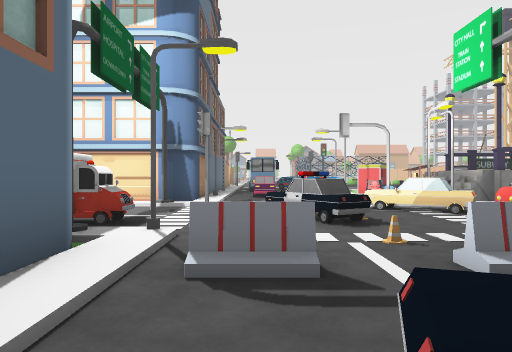
[1] (above)

24 first-person views from a walk through a 3-D level made in the Unity game engine. The camera is 1.5 m above the floor, looks level and sees 70° across. The floor is counted in squares, 2 m on a side. Each view is taken from the middle of a square. On the plan, view 1 faces up. The plan holds only what a view shows up to about 11 squares ahead; the rest is blank. The place goes on beyond the plan. Some surface patterns are stand-ins.

[2]
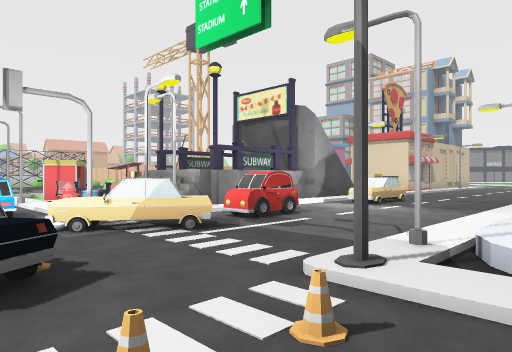

[3]
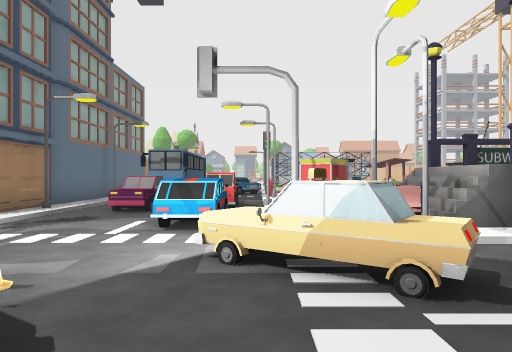

[4]
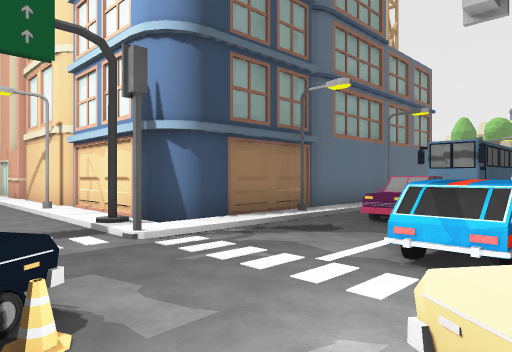

[5]
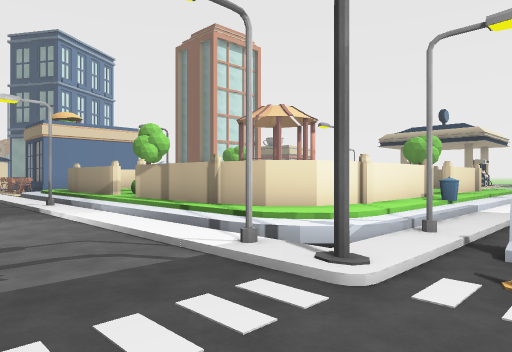

[6]
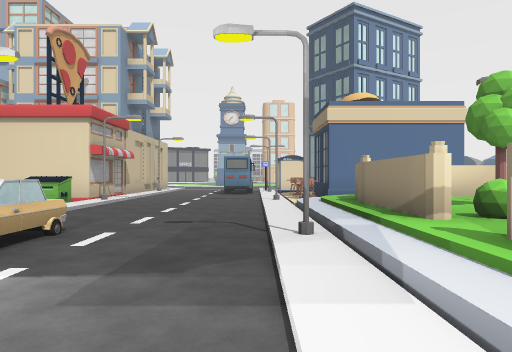

[7]
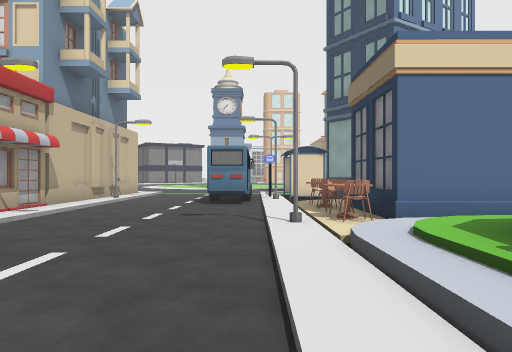

[8]
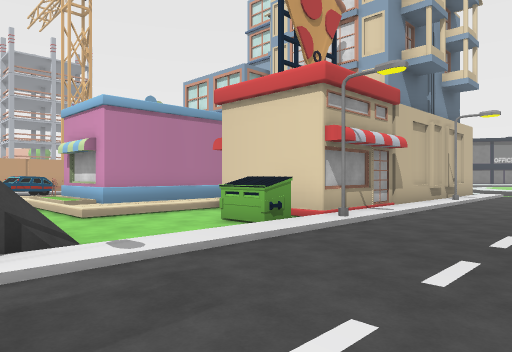

[9]
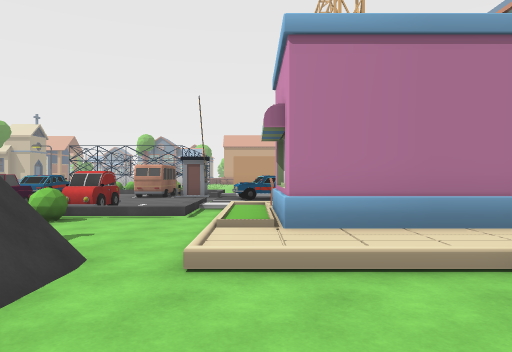

[10]
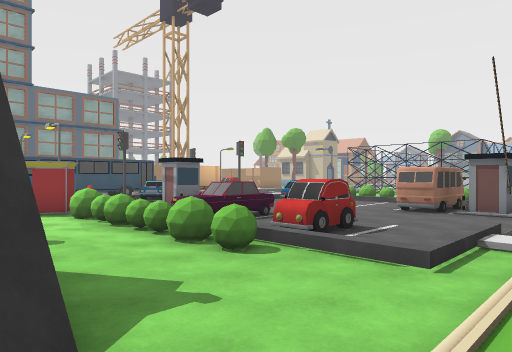

[11]
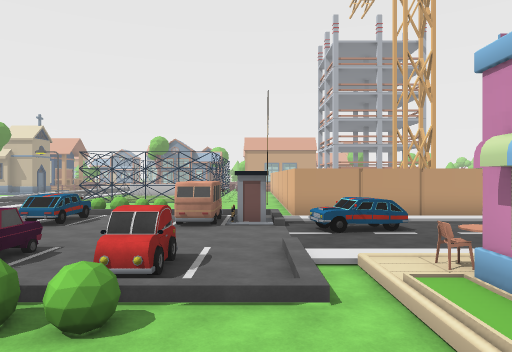

[12]
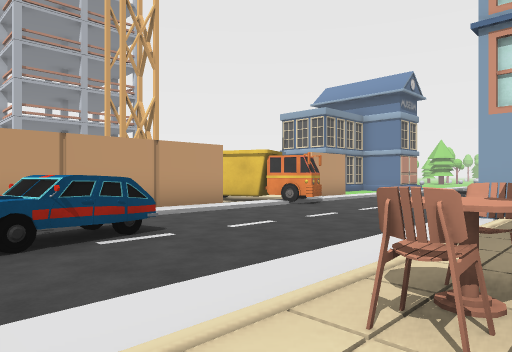

[13]
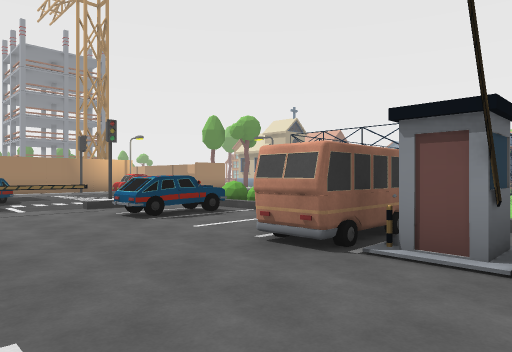

[14]
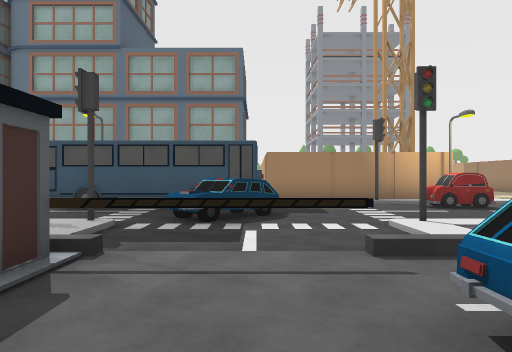

[15]
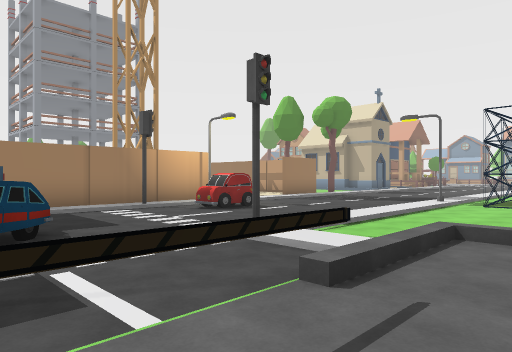

[16]
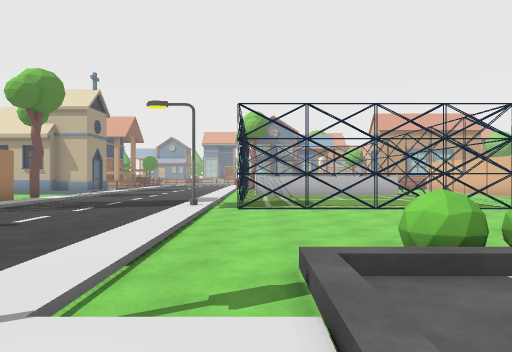

[17]
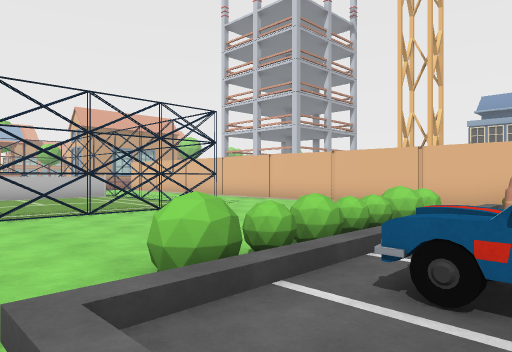

[18]
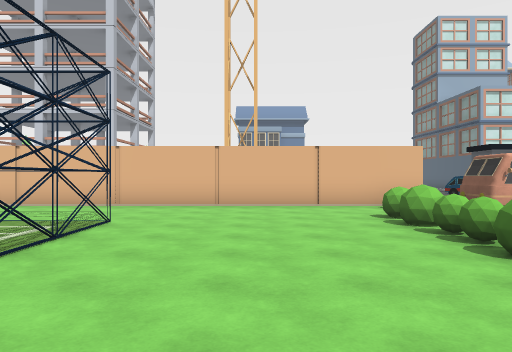

[19]
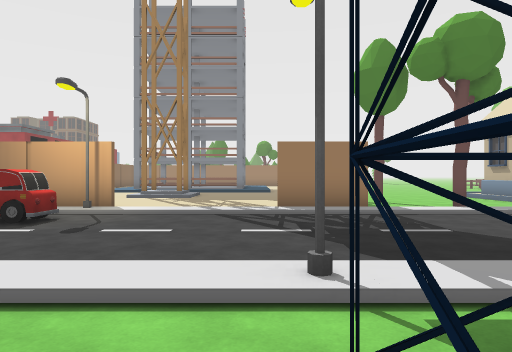

[20]
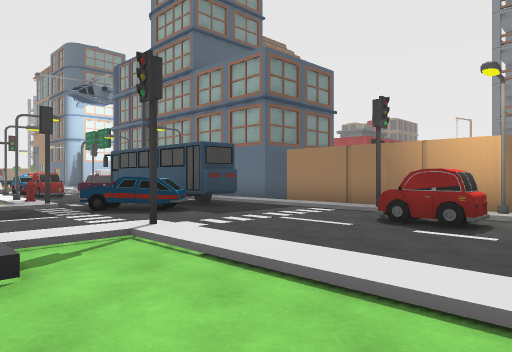

[21]
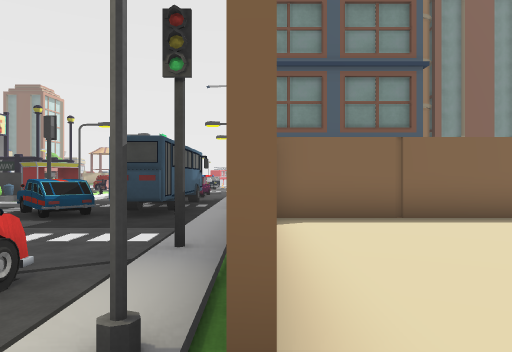

[22]
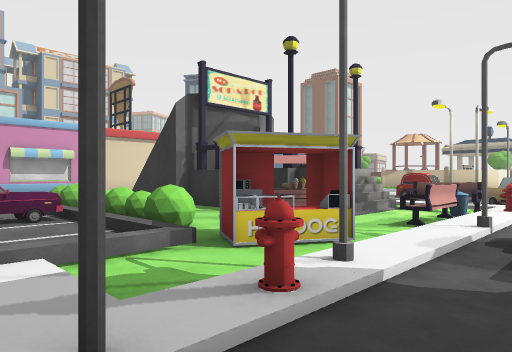

[23]
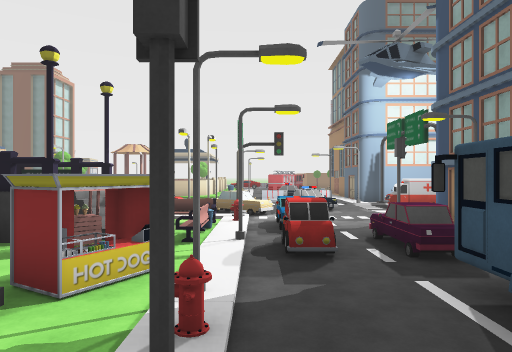

[24]
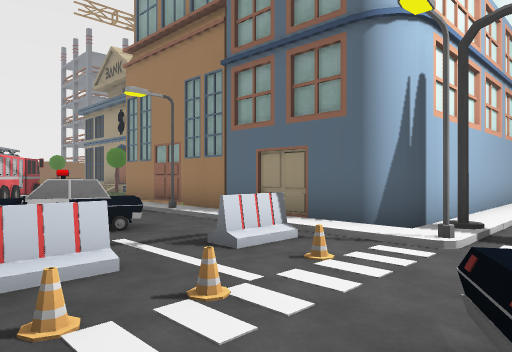

### Floor plan
Key: @ floor where view 1 was taken; # wall or solid block; . main floor; : floor 0.25 m higher than the main floor; + floor 1.5 m higher than the main floor; / step, stairs or slope; ^ raised ledge; C car; H hydrant; B bench; S streetlight; N cone; L block; I bin; T taxi; U bus; M dumpster; G building; A bush; E thing the floor can be seen under or through; R truck; F tree; O other object.
Columns run from 5 left of view 1 to 24 right of it. Each row starts with its distance up from view 1.
 33  F../...//G     G..#
 32    #/...//G     G..#
 31    #/...//G     G..#
 30 ..../.../S.........#
 29 ..../...//.........#
 28 ..../...//.........#
 27 ....S...//.........#
 26 ...#/C..//..A.A....#
 25  ..#/C..//..AAAAAA.#      R
 24 ...#O...O/..CC..CC.######.RR
 23 ...#....///.C+..CC#////////R..
 22 ...#.......E....CC..CC........
 21 ####.UC+...E................
 20    #.UUC/..E................
 19    #.UU..//E..C....///////
 18    #.UU.O//...C.CC.///// /#
 17    #SUU.H/.///C////./##
 16    # UU./SO.AAAAAA../#
 15    #/C..//O........./#
 14    #/C.C//.OO......./####
 13    #SC..SB.O#### //.////
 12    #/..C/I./       ....#  G
 11    #/..+/H./       ..M.#  G
 10 ####/../OBB.###   #..M.###GGGG
  9 S..#O...OSS.  ...S....S.....S.
  8 ........OO.CC..TTT............
  7    ..CN..O...................
  6  OOO..CO...................UU
  5 ////S....///////////////////U
  4 ####/N.N/#S/////S/////S^/^//S
  3    #/L.L///##########//###::
  2    #/.../S##          /#
  1    #/.CC//#           /#
  0    #/@ C//#          #/
 -1    #S   /I#          #/
 -2    #/    /#
 -3    #     /#
 -4    #     /#

Positions as (right, up) in squares from view 1, and headings:
1: (0, 0), facing up
2: (1, 3), facing up-right
3: (3, 5), facing up
4: (3, 7), facing up-left
5: (2, 7), facing down-right
6: (7, 5), facing right
7: (12, 5), facing right
8: (12, 6), facing up-right
9: (15, 10), facing up
10: (15, 13), facing up-left
11: (13, 13), facing up
12: (14, 17), facing up-right
13: (14, 19), facing up-left
14: (9, 21), facing left
15: (7, 20), facing up-left
16: (5, 22), facing up
17: (5, 23), facing up-right
18: (5, 28), facing right
19: (6, 30), facing left
20: (6, 28), facing down-left
21: (-2, 28), facing down
22: (2, 19), facing down-right
23: (3, 20), facing down
24: (3, 6), facing down-left
